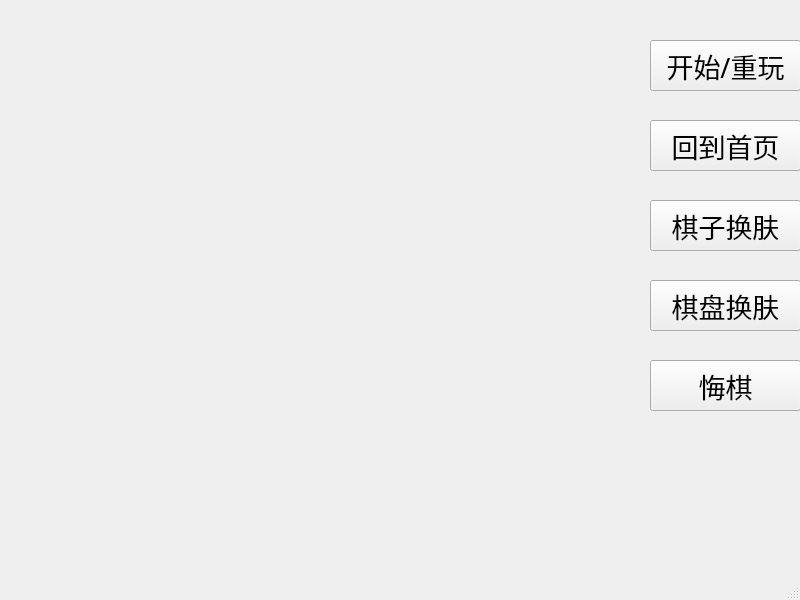
<?xml version="1.0" encoding="UTF-8"?>
<ui version="4.0">
 <class>GameNetWindow</class>
 <widget class="QMainWindow" name="GameNetWindow">
  <property name="geometry">
   <rect>
    <x>0</x>
    <y>0</y>
    <width>800</width>
    <height>600</height>
   </rect>
  </property>
  <property name="windowTitle">
   <string>服务器</string>
  </property>
  <widget class="QWidget" name="centralwidget">
   <widget class="QPushButton" name="pushButton">
    <property name="geometry">
     <rect>
      <x>650</x>
      <y>40</y>
      <width>151</width>
      <height>51</height>
     </rect>
    </property>
    <property name="font">
     <font>
      <family>隶书</family>
      <pointsize>20</pointsize>
     </font>
    </property>
    <property name="text">
     <string>开始/重玩</string>
    </property>
   </widget>
   <widget class="QPushButton" name="pushButton_2">
    <property name="geometry">
     <rect>
      <x>650</x>
      <y>360</y>
      <width>151</width>
      <height>51</height>
     </rect>
    </property>
    <property name="font">
     <font>
      <family>隶书</family>
      <pointsize>20</pointsize>
     </font>
    </property>
    <property name="text">
     <string>悔棋</string>
    </property>
   </widget>
   <widget class="QPushButton" name="changeChessSkin">
    <property name="geometry">
     <rect>
      <x>650</x>
      <y>200</y>
      <width>151</width>
      <height>51</height>
     </rect>
    </property>
    <property name="font">
     <font>
      <family>隶书</family>
      <pointsize>20</pointsize>
     </font>
    </property>
    <property name="text">
     <string>棋子换肤</string>
    </property>
   </widget>
   <widget class="QPushButton" name="pushButton_3">
    <property name="geometry">
     <rect>
      <x>650</x>
      <y>120</y>
      <width>151</width>
      <height>51</height>
     </rect>
    </property>
    <property name="font">
     <font>
      <family>隶书</family>
      <pointsize>20</pointsize>
     </font>
    </property>
    <property name="text">
     <string>回到首页</string>
    </property>
   </widget>
   <widget class="QPushButton" name="pushButton_4">
    <property name="geometry">
     <rect>
      <x>650</x>
      <y>280</y>
      <width>151</width>
      <height>51</height>
     </rect>
    </property>
    <property name="font">
     <font>
      <family>隶书</family>
      <pointsize>20</pointsize>
     </font>
    </property>
    <property name="text">
     <string>棋盘换肤</string>
    </property>
   </widget>
  </widget>
  <widget class="QMenuBar" name="menubar">
   <property name="geometry">
    <rect>
     <x>0</x>
     <y>0</y>
     <width>800</width>
     <height>26</height>
    </rect>
   </property>
  </widget>
  <widget class="QStatusBar" name="statusbar"/>
 </widget>
 <resources/>
 <connections/>
</ui>
